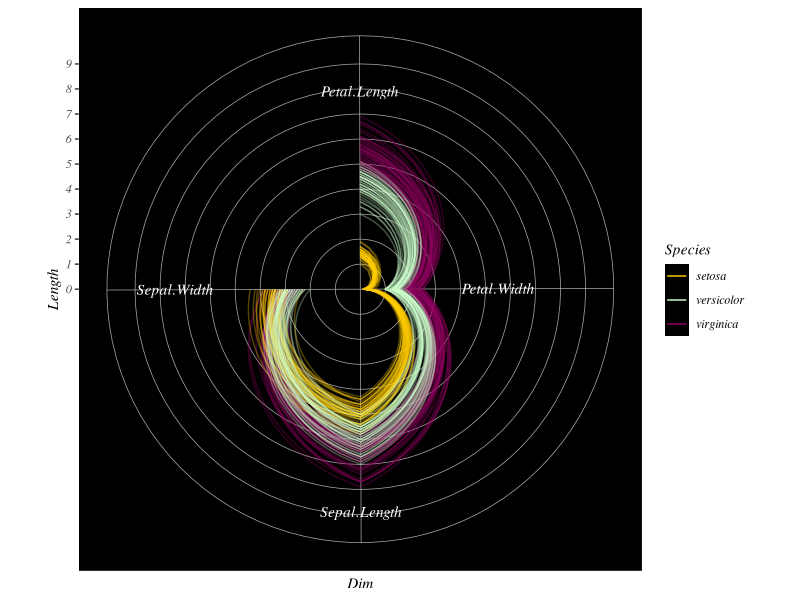

R code for this plot:
## ---- chunk 1
library(dplyr)
library(tidyr)
library(ggplot2)
## ---- chunk 2
# make iris object for plotting
iris_pt <- iris
iris_pt$obs <- row.names(iris_pt)
iris_pt <- gather(iris_pt, "Sepal.Length", "Sepal.Width", "Petal.Length", "Petal.Width", key = "Dim", value = "Length")

iris_lab <- data.frame(Dim = c("Petal.Length",
                          "Petal.Width",
                          "Sepal.Length",
                          "Sepal.Width"),
                       Length = c(max(iris$Petal.Length) + 1,
                                  max(iris$Petal.Width) + 3,
                                  max(iris$Sepal.Length) + 1,
                                  max(iris$Sepal.Width) + 3),
                       obs = "label")

# make the bad plot, lmao
ggplot(iris_pt, aes(x = Dim, y = Length, color = Species, group = obs)) +
  geom_text(data = iris_lab,
            aes(x = Dim, y = Length, label = Dim),
            color = "white", family = "serif", fontface = "italic") +
  geom_line(alpha = 0.33) +
  scale_color_manual(values = c("#ffcc00", "#ccffcc", "#990066"),
                     guide = guide_legend(override.aes = list(alpha = 1))) +
  scale_y_continuous(limits = c(0, 9),
                     breaks = c(0:9)) +
  coord_polar("x", start= -44.771) +
  theme(panel.background = element_rect(fill = "black"),
        panel.grid.major = element_line(color = "darkgrey",
                                        size = 0.25),
        legend.key = element_rect(fill = "black"),
        axis.text.x = element_blank(),
        text = element_text(family = "serif", face = "italic"))
